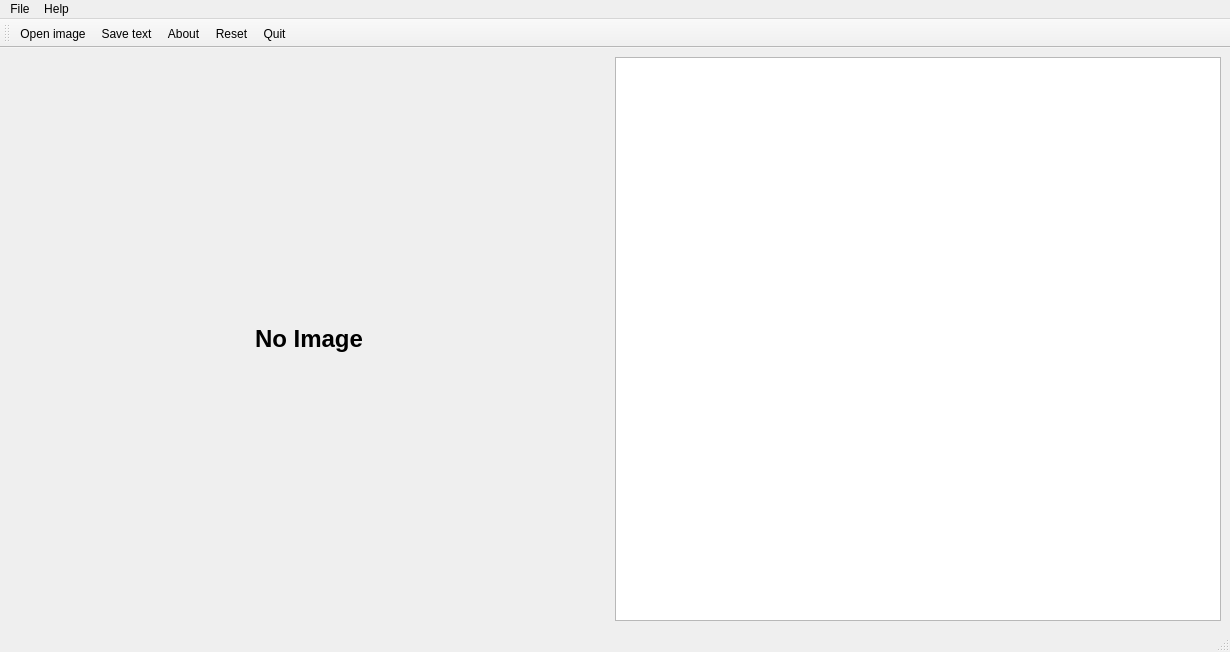
<?xml version="1.0" encoding="UTF-8"?>
<ui version="4.0">
 <class>Window</class>
 <widget class="QMainWindow" name="Window">
  <property name="geometry">
   <rect>
    <x>0</x>
    <y>0</y>
    <width>1230</width>
    <height>652</height>
   </rect>
  </property>
  <property name="windowTitle">
   <string>Img2Txt :: Terminal Root</string>
  </property>
  <property name="windowIcon">
   <iconset>
    <normaloff>../../../../../usr/share/pixmaps/img2txt/img/img2txt.png</normaloff>../../../../../usr/share/pixmaps/img2txt/img/img2txt.png</iconset>
  </property>
  <property name="styleSheet">
   <string notr="true"/>
  </property>
  <property name="locale">
   <locale language="English" country="UnitedStates"/>
  </property>
  <widget class="QWidget" name="centralwidget">
   <layout class="QGridLayout" name="gridLayout_3">
    <item row="0" column="0">
     <layout class="QHBoxLayout" name="horizontalLayout">
      <item>
       <layout class="QGridLayout" name="gridLayout">
        <item row="0" column="0">
         <widget class="QLabel" name="label">
          <property name="minimumSize">
           <size>
            <width>600</width>
            <height>0</height>
           </size>
          </property>
          <property name="maximumSize">
           <size>
            <width>900</width>
            <height>16777215</height>
           </size>
          </property>
          <property name="text">
           <string>&lt;h1&gt;No Image&lt;/h1&gt;</string>
          </property>
          <property name="alignment">
           <set>Qt::AlignCenter</set>
          </property>
         </widget>
        </item>
       </layout>
      </item>
      <item>
       <layout class="QGridLayout" name="gridLayout_2">
        <item row="0" column="0">
         <widget class="QTextEdit" name="textEdit">
          <property name="minimumSize">
           <size>
            <width>600</width>
            <height>0</height>
           </size>
          </property>
          <property name="maximumSize">
           <size>
            <width>900</width>
            <height>16777215</height>
           </size>
          </property>
         </widget>
        </item>
       </layout>
      </item>
     </layout>
    </item>
   </layout>
  </widget>
  <widget class="QMenuBar" name="menubar">
   <property name="geometry">
    <rect>
     <x>0</x>
     <y>0</y>
     <width>1230</width>
     <height>22</height>
    </rect>
   </property>
   <widget class="QMenu" name="menuFile">
    <property name="title">
     <string>File</string>
    </property>
    <addaction name="actionOpen_image"/>
    <addaction name="actionSave_text"/>
    <addaction name="actionReset"/>
    <addaction name="separator"/>
    <addaction name="actionQuit"/>
   </widget>
   <widget class="QMenu" name="menuHelp">
    <property name="title">
     <string>Help</string>
    </property>
    <addaction name="actionAbout"/>
   </widget>
   <addaction name="menuFile"/>
   <addaction name="menuHelp"/>
  </widget>
  <widget class="QStatusBar" name="statusbar"/>
  <widget class="QToolBar" name="toolBar">
   <property name="windowTitle">
    <string>toolBar</string>
   </property>
   <property name="styleSheet">
    <string notr="true"/>
   </property>
   <attribute name="toolBarArea">
    <enum>TopToolBarArea</enum>
   </attribute>
   <attribute name="toolBarBreak">
    <bool>false</bool>
   </attribute>
   <addaction name="actionOpen_image"/>
   <addaction name="actionSave_text"/>
   <addaction name="actionAbout"/>
   <addaction name="actionReset"/>
   <addaction name="actionQuit"/>
  </widget>
  <action name="actionOpen_image">
   <property name="icon">
    <iconset>
     <normaloff>../../../../../usr/share/pixmaps/img2txt/img/open.png</normaloff>../../../../../usr/share/pixmaps/img2txt/img/open.png</iconset>
   </property>
   <property name="text">
    <string>Open image</string>
   </property>
   <property name="shortcut">
    <string>Ctrl+O</string>
   </property>
  </action>
  <action name="actionSave_text">
   <property name="icon">
    <iconset>
     <normaloff>../../../../../usr/share/pixmaps/img2txt/img/save.png</normaloff>../../../../../usr/share/pixmaps/img2txt/img/save.png</iconset>
   </property>
   <property name="text">
    <string>Save text</string>
   </property>
   <property name="shortcut">
    <string>Ctrl+S</string>
   </property>
  </action>
  <action name="actionQuit">
   <property name="icon">
    <iconset>
     <normaloff>../../../../../usr/share/pixmaps/img2txt/img/quit.png</normaloff>../../../../../usr/share/pixmaps/img2txt/img/quit.png</iconset>
   </property>
   <property name="text">
    <string>Quit</string>
   </property>
   <property name="shortcut">
    <string>Ctrl+Q</string>
   </property>
  </action>
  <action name="actionAbout">
   <property name="icon">
    <iconset>
     <normaloff>../../../../../usr/share/pixmaps/img2txt/img/about.png</normaloff>../../../../../usr/share/pixmaps/img2txt/img/about.png</iconset>
   </property>
   <property name="text">
    <string>About</string>
   </property>
   <property name="shortcut">
    <string>Ctrl+A</string>
   </property>
  </action>
  <action name="actionReset">
   <property name="icon">
    <iconset>
     <normaloff>../../../../../usr/share/pixmaps/img2txt/img/reset.png</normaloff>../../../../../usr/share/pixmaps/img2txt/img/reset.png</iconset>
   </property>
   <property name="text">
    <string>Reset</string>
   </property>
   <property name="shortcut">
    <string>Ctrl+X</string>
   </property>
  </action>
 </widget>
 <resources/>
 <connections/>
</ui>
